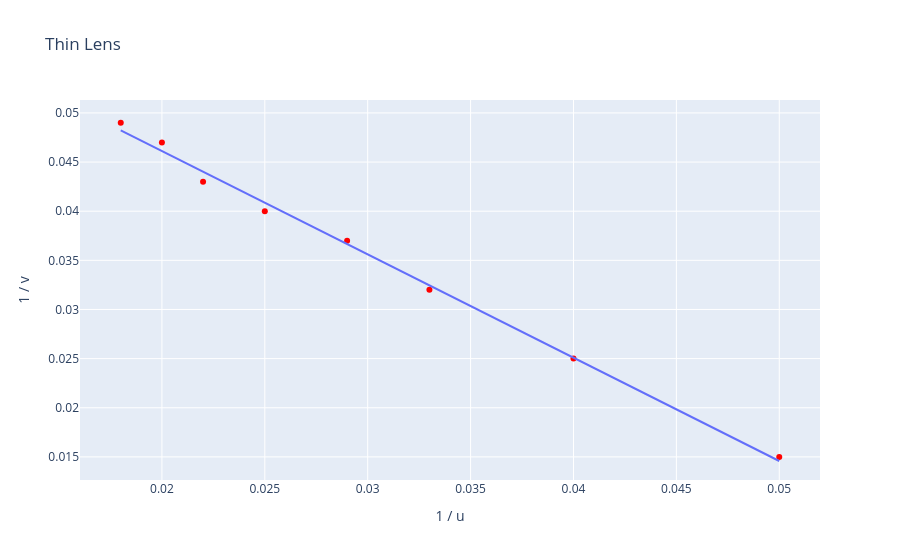

Notebook code for this chart:
### Code cell
fig = px.scatter(data, x='1 / u', y='1 / v', title='Thin Lens', trendline='ols')
fig.update_layout(hovermode='x unified')
fig.update_traces(marker=dict(color='red'), selector=dict(mode='markers')) 
fig.show()

### Figure 1 — Plotly figure (JSON) as saved in the notebook; plotly's stock layout.template omitted (floating-point values rounded to 4 significant figures)
{"data": [{"hovertemplate": "1 / u=%{x}<br>1 / v=%{y}<extra></extra>", "legendgroup": "", "marker": {"color": "red", "symbol": "circle"}, "mode": "markers", "name": "", "orientation": "v", "showlegend": false, "type": "scatter", "x": [0.05, 0.04, 0.033, 0.029, 0.025, 0.022, 0.02, 0.018], "xaxis": "x", "y": [0.015, 0.025, 0.032, 0.037, 0.04, 0.043, 0.047, 0.049], "yaxis": "y"}, {"hovertemplate": "<b>OLS trendline</b><br>1 / v = -1.05122 * 1 / u + 0.0671425<br>R<sup>2</sup>=0.996075<br><br>1 / u=%{x}<br>1 / v=%{y} <b>(trend)</b><extra></extra>", "legendgroup": "", "marker": {"color": "#636efa", "symbol": "circle"}, "mode": "lines", "name": "", "showlegend": false, "type": "scatter", "x": [0.018, 0.02, 0.022, 0.025, 0.029, 0.033, 0.04, 0.05], "xaxis": "x", "y": [0.04822, 0.04612, 0.04402, 0.04086, 0.03666, 0.03245, 0.02509, 0.01458], "yaxis": "y"}], "layout": {"hovermode": "x unified", "legend": {"tracegroupgap": 0}, "title": {"text": "Thin Lens"}, "xaxis": {"anchor": "y", "domain": [0, 1], "title": {"text": "1 / u"}}, "yaxis": {"anchor": "x", "domain": [0, 1], "title": {"text": "1 / v"}}}}
